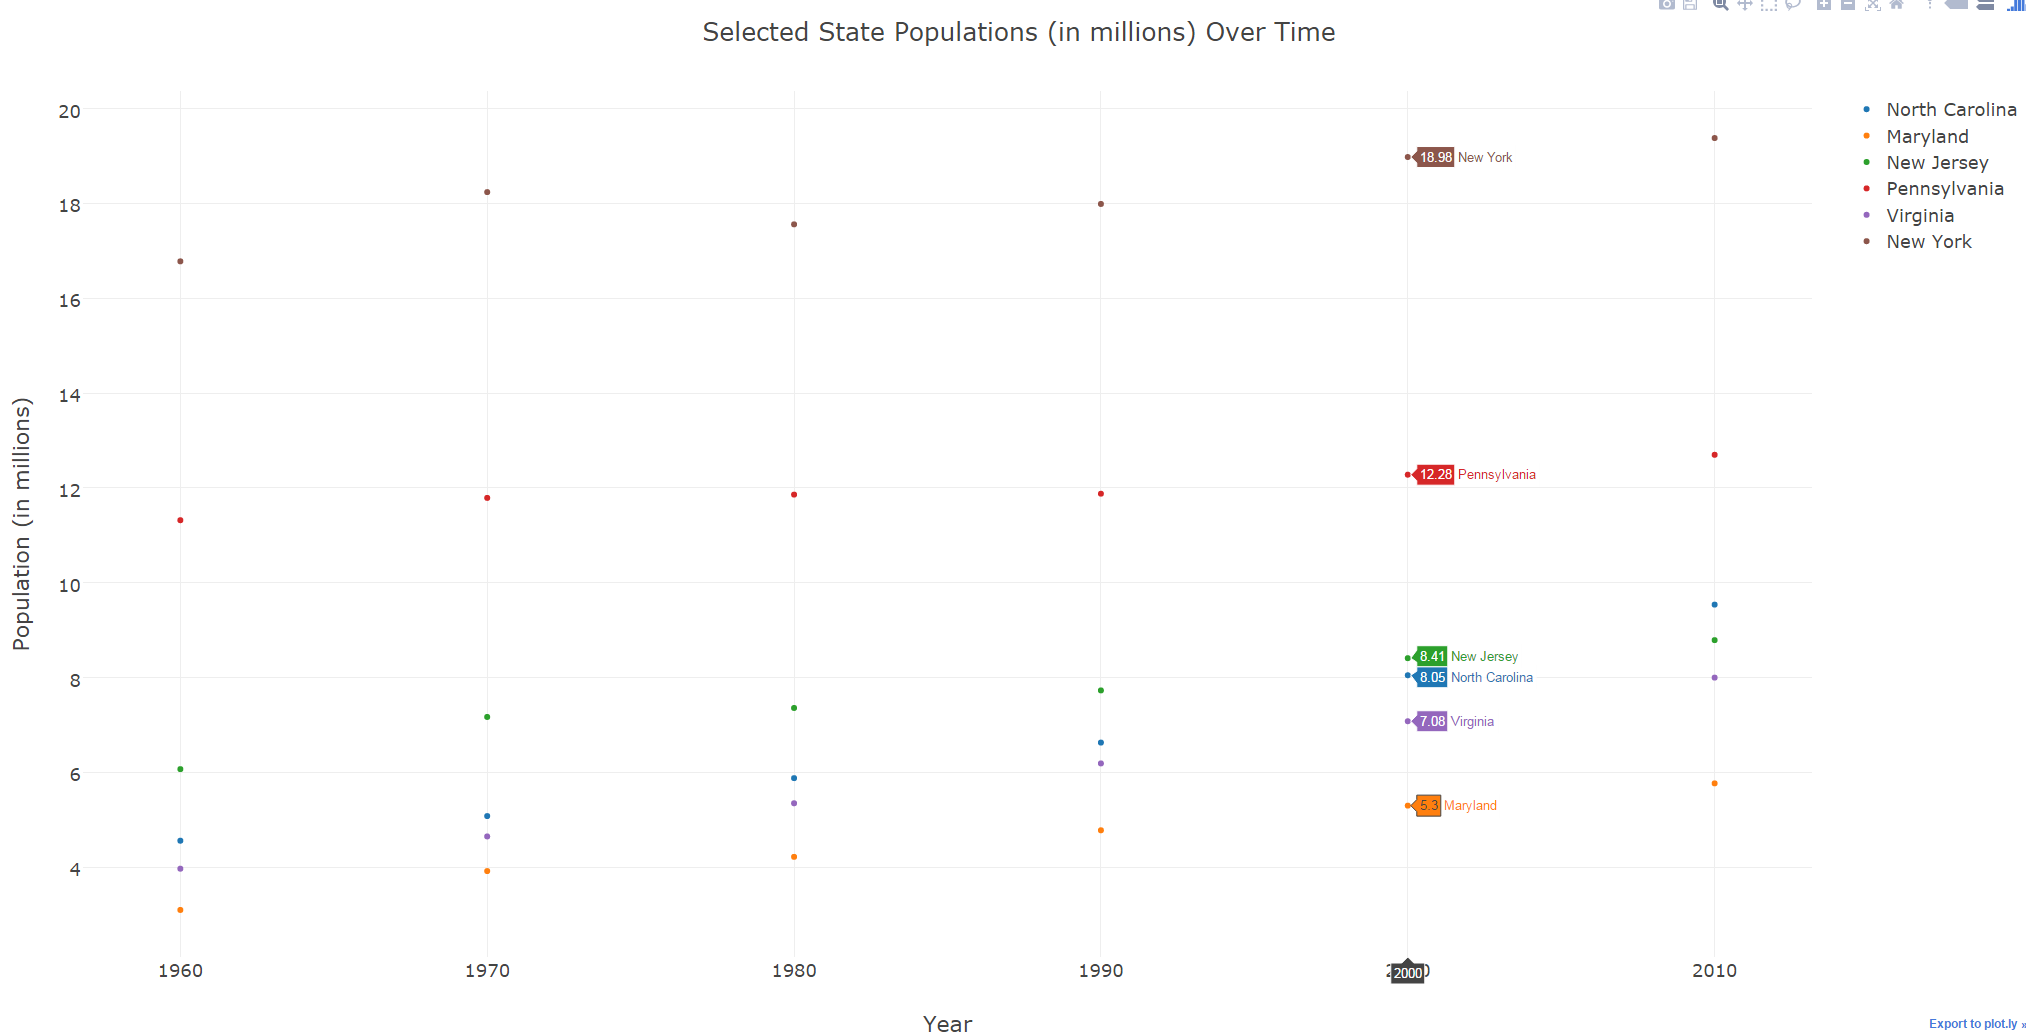

Write Python code to recreate this figure.
# This script creates an interactive scatter plot using 'census_data.csv'.

# A description of 'census_data.csv' can be found in 'census_data_scrape_and_process.R'.

################
# IMPORT MODULES
################

# Import modules.
import os
import pandas as pd
import plotly
from plotly.graph_objs import Scatter, Layout

#############
# IMPORT DATA
#############

# Set working directory.
# This obviously needs to be changed depending on the computer being used.
os.chdir('D:\\Users\\JBansal\\Documents\\GitHub\\visualizations')

# Load data.
census_data = pd.read_csv('census_data.csv',
                          encoding = 'latin-1')

################
# TRANSFORM DATA
################

# Divide population values by 1000000 for easier graph viewing.
census_data['1960'] = census_data['1960'] / 1000000
census_data['1970'] = census_data['1970'] / 1000000
census_data['1980'] = census_data['1980'] / 1000000
census_data['1990'] = census_data['1990'] / 1000000
census_data['2000'] = census_data['2000'] / 1000000
census_data['2010'] = census_data['2010'] / 1000000

# Specify states of interest.
states = ['North Carolina', 'Maryland', 'New Jersey', 'Pennsylvania', 'Virginia', 'New York']

# Create data subset (specified above).
census_subset = census_data[census_data['Name'].isin(states)][['Name', '1960', '1970', '1980', '1990', '2000', '2010']]

# Melt 'census_subset' to allow line graph and rename columns.
census_subset = pd.melt(census_subset,
                        id_vars = 'Name')
census_subset.columns = ['State', 'Year', 'Population']

###########
# PLOT DATA
###########

# Add state markers.
nc = Scatter(x = census_subset['Year'].unique(),
             y = round(census_subset[census_subset['State'] == 'North Carolina']['Population'], 2),
             name = 'North Carolina',
             mode = 'markers')
md = Scatter(x = census_subset['Year'].unique(),
             y = round(census_subset[census_subset['State'] == 'Maryland']['Population'], 2),
             name = 'Maryland',
             mode = 'markers')
nj = Scatter(x = census_subset['Year'].unique(),
             y = round(census_subset[census_subset['State'] == 'New Jersey']['Population'], 2),
             name = 'New Jersey',
             mode = 'markers')
pa = Scatter(x = census_subset['Year'].unique(),
             y = round(census_subset[census_subset['State'] == 'Pennsylvania']['Population'], 2),
             name = 'Pennsylvania',
             mode = 'markers')
va = Scatter(x = census_subset['Year'].unique(),
             y = round(census_subset[census_subset['State'] == 'Virginia']['Population'], 2),
             name = 'Virginia',
             mode = 'markers')
ny = Scatter(x = census_subset['Year'].unique(),
             y = round(census_subset[census_subset['State'] == 'New York']['Population'], 2),
             name = 'New York',
             mode = 'markers')

# Add layout.
layout = dict(title = 'Selected State Populations (in millions) Over Time',
              xaxis = dict(title = 'Year'),
              yaxis = dict(title = 'Population (in millions)'),
              font = dict(size = 18))

# Plot.
scatter_plot = [nc, md, nj, pa, va, ny]
plotly.offline.plot(dict(data = scatter_plot,
                         layout = layout))
